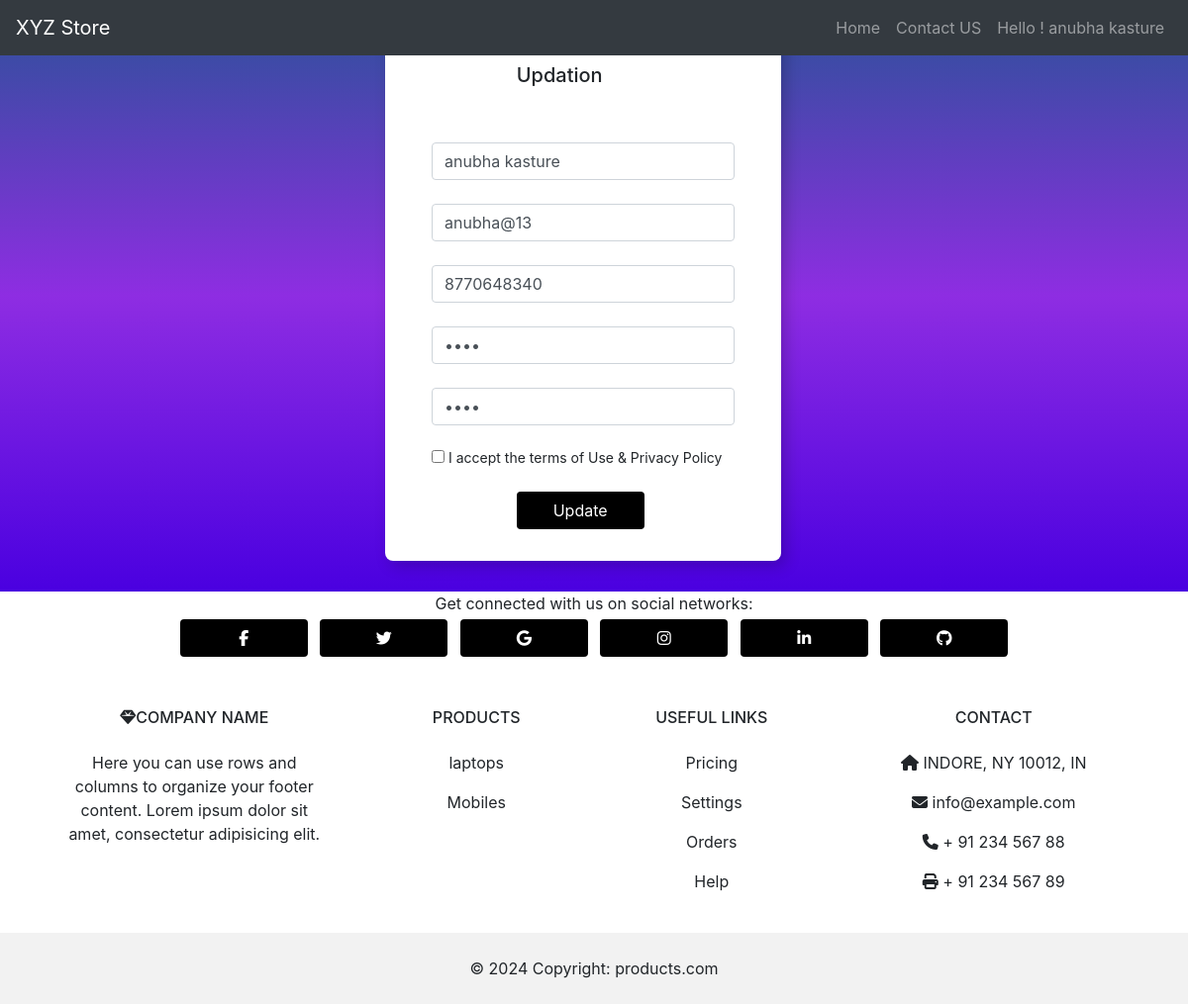
The app's page /userdata.php (signed in) with its own data.
### tables this page shows
CREATE TABLE `user_data` (
  `user_id` int(11) NOT NULL,
  `user_name` text NOT NULL,
  `email` text NOT NULL,
  `phone` text NOT NULL,
  `password` text NOT NULL,
  `Created_At` timestamp NOT NULL DEFAULT current_timestamp(),
  `Updated_At` timestamp NOT NULL DEFAULT current_timestamp() ON UPDATE current_timestamp()
);

### userdata.php (the view, shortened to what this page needs)
<!DOCTYPE html>
<html lang="en">
<head>
    <link rel="stylesheet" href="https://cdn.jsdelivr.net/npm/bootstrap@4.6.2/dist/css/bootstrap.min.css"
>
    <link rel="stylesheet" href="https://cdnjs.cloudflare.com/ajax/libs/font-awesome/6.5.1/css/all.min.css">
    <link rel="stylesheet" type="text/css" href="css/signup_style.css">
    <link rel="stylesheet" type="text/css" href="css/responsive.css">
</head>
<body>
    <section class="nb">
        <div class="container-fluid p-0">
            <nav class="navbar navbar-expand-md bg-dark navbar-dark fixed-top">
                <a class="navbar-brand" href="index.php">XYZ Store</a>
                <div class="collapse navbar-collapse " id="collapsibleNavbar">
                    <ul class="navbar-nav ml-auto">
                        <li class="nav-item">
                            <a class="nav-link" href="homepage.php">Home </a>
                        </li>
                        <li class="nav-item">
                            <a class="nav-link" href="#Contact">Contact US </a>
                        </li>
                        <li class="nav-item dropdown">
                            <a class="nav-link dropdown" href="#" id="navbarDropdown" role="button"
                                data-toggle="dropdown" aria-expanded="false">
                                Hello !
                                <?= $_SESSION['user_name'] ?>
                            </a>
                        </li>
                    </ul>
                </div>
            </nav>
        </div>
    </section>
    <section class="first">
        <div class="container">
            <div class="row">
                <div class="col-lg-12">
                    <?php
                    include ("connection.php");
                    $x = $_SESSION['user_name'];
                    $query = "select * from user_data where user_name = '$x' ";
                    $result = mysqli_query($conn, $query);
                    $row = mysqli_fetch_assoc($result);
                    ?>
                    <form action="userdata.php" method="post" autocomplete="off">
                        <div class="sign-up">
                            <h5>Updation</h5>
                            <div class="col-lg-12">
                                <div class="form-group">
                                </div>
                            </div>
                            <div class="col-lg-12">
                                <div class="form-group">
                                    <input type="text" class="form-control" placeholder="Name" name="name" id="Name"
                                        value="<?= $row['user_name']; ?>">
                                </div>
                            </div>
                            <div class="col-lg-12">
                                <div class="form-group">
                                    <input type="email" class="form-control" name="email" placeholder="Email Address"
                                        id="Email Address" value="<?= $row['email']; ?>">
                                </div>
                            </div>
                            <div class="col-lg-12">
                                <div class="form-group">
                                    <input type="text" class="form-control" name="phone" placeholder="Mobile no."
                                        id="Mobile no." value="<?= $row['phone']; ?>">
                                </div>
                            </div>
                            <div class="col-lg-12">
                                <div class="form-group">
                                    <input type="password" class="form-control" name="password" placeholder="password"
                                        id="password" value="<?= $row['password']; ?>">
                                </div>
                            </div>
                            <div class="col-lg-12">
                                <div class="form-group">
                                    <input type="password" class="form-control" name="confirm_password"
                                        placeholder="Confirm-password" id="confirm_password"
                                        value="<?= $row['password']; ?>">
                                </div>
                            </div>
                            <div class="col-lg-12">
                                <div class="form">
                                    <label class="checkbox-inline">
                                        <input type="checkbox" value="check" id="agreement" name="check" required> I
                                        accept the
                                        terms of Use & Privacy Policy
                                    </label>
                                </div>
                            </div>
                            <div class="col-lg-12">
                                <div class="form-group">
                                    <input type="submit" name="save" id="save" value="Update" class="btn mt-3"
                                        onclick="alert('updation succesfull');">
                                </div>
                            </div>
                        </div>
                    </form>
                </div>
            </div>
        </div>
    </section>
    <footer class=" foter bg-body-tertiary text-center" id="Contact">
        <div class="container-fluid p-0">
            <section class="foterone mb-4">
                <div class="me-5 d-none d-lg-block">
                    <span>Get connected with us on social networks:</span>
                </div>
                <a data-mdb-ripple-init class="btn btn-outline btn-floating m-1" href="#!" role="button"><i
                        class="fab fa-facebook-f"></i></a>
                <a data-mdb-ripple-init class="btn btn-outline btn-floating m-1" href="#!" role="button"><i
                        class="fab fa-twitter"></i></a>
                <a data-mdb-ripple-init class="btn btn-outline btn-floating m-1" href="#!" role="button"><i
                        class="fab fa-google"></i></a>
                <a data-mdb-ripple-init class="btn btn-outline btn-floating m-1" href="#!" role="button"><i
                        class="fab fa-instagram"></i></a>
                <a data-mdb-ripple-init class="btn btn-outline btn-floating m-1" href="#!" role="button"><i
                        class="fab fa-linkedin-in"></i></a>
                <a data-mdb-ripple-init class="btn btn-outline btn-floating m-1" href="#!" role="button"><i
                        class="fab fa-github"></i></a>
            </section>
            <section class="fotertwo">
                <div class="container text-center text-md-start mt-5">
                    <div class="row mt-3">
                        <div class="col-md-3 col-lg-4 col-xl-3 mx-auto mb-4">
                            <h6 class="text-uppercase fw-bold mb-4">
                                <i class="fas fa-gem me-3"></i>Company name
                            </h6>
                            <p>
                                Here you can use rows and columns to organize your footer content. Lorem ipsum dolor sit
                                amet, consectetur adipisicing elit.
                            </p>
                        </div>
                        <div class="col-md-2 col-lg-2 col-xl-2 mx-auto mb-4">
                            <h6 class="text-uppercase fw-bold mb-4">
                                Products
                            </h6>
                            <p>
                                <a href="#!" class="text-reset">laptops</a>
                            </p>
                            <p>
                                <a href="#!" class="text-reset">Mobiles</a>
                            </p>
                        </div>
                        <div class="col-md-3 col-lg-2 col-xl-2 mx-auto mb-4">
                            <h6 class="text-uppercase fw-bold mb-4">
                                Useful links
                            </h6>
                            <p>
                                <a href="#!" class="text-reset">Pricing</a>
                            </p>
                            <p>
                                <a href="#!" class="text-reset">Settings</a>
                            </p>
                            <p>
                                <a href="#!" class="text-reset">Orders</a>
                            </p>
                            <p>
                                <a href="#!" class="text-reset">Help</a>
                            </p>
                        </div>
                        <div class="col-md-4 col-lg-3 col-xl-3 mx-auto mb-md-0 mb-4">
                            <h6 class="text-uppercase fw-bold mb-4">Contact</h6>
                            <p><i class="fas fa-home me-3"></i> INDORE, NY 10012, IN</p>
                            <p>
                                <i class="fas fa-envelope me-3"></i> info@example.com
                            </p>
                            <p><i class="fas fa-phone me-3"></i> + 91 234 567 88</p>
                            <p><i class="fas fa-print me-3"></i> + 91 234 567 89</p>
                        </div>
                    </div>
                </div>
            </section>
            <div class="text-center p-4" style="background-color: rgba(0, 0, 0, 0.05);">
                © 2024 Copyright:
                <a class="text-reset fw-bold" href="#">products.com</a>
            </div>
    </footer>
</body>
</html>

### css/signup_style.css (style rules this page uses)
.nav-item a { color:white; }
.first { padding-bottom: 31px; background: linear-gradient(#2a5298, #8e2de2, #4a00e0); background-size: 100% 100%; }
.form-group { margin-bottom: 0px; }
.sign-up { margin-top: 78px; display: flex; -ms-flex-wrap: wrap; flex-wrap: wrap; margin-right: 33%; margin-left: 31%; margin-top: 32px; background: white; padding: 2rem; box-shadow: 5px 5px 15px rgba(0, 0, 0, 0.2); border-radius: 8px; }
.form { margin-top: 22px; font-size: 14px; }
.sign-up h5 { margin-left: 30%; }
.btn { margin-left: 28%; width: 129px; color: white; background-color: black; }

### records on screen
user_data: name "anubha kasture", email "anubha@13", phone "8770648340"

### other values on screen
$_SESSION['user_name'] "anubha kasture"
